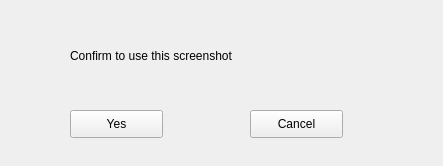
<?xml version="1.0" encoding="UTF-8"?>
<ui version="4.0">
 <class>Form</class>
 <widget class="QWidget" name="Form">
  <property name="geometry">
   <rect>
    <x>0</x>
    <y>0</y>
    <width>443</width>
    <height>166</height>
   </rect>
  </property>
  <property name="windowTitle">
   <string>Form</string>
  </property>
  <widget class="QPushButton" name="btn_Yes">
   <property name="geometry">
    <rect>
     <x>70</x>
     <y>110</y>
     <width>93</width>
     <height>28</height>
    </rect>
   </property>
   <property name="text">
    <string>Yes</string>
   </property>
  </widget>
  <widget class="QPushButton" name="btn_Cancel">
   <property name="geometry">
    <rect>
     <x>250</x>
     <y>110</y>
     <width>93</width>
     <height>28</height>
    </rect>
   </property>
   <property name="text">
    <string>Cancel</string>
   </property>
  </widget>
  <widget class="QLabel" name="label">
   <property name="geometry">
    <rect>
     <x>70</x>
     <y>40</y>
     <width>271</width>
     <height>31</height>
    </rect>
   </property>
   <property name="text">
    <string>Confirm to use this screenshot</string>
   </property>
   <property name="textFormat">
    <enum>Qt::AutoText</enum>
   </property>
  </widget>
 </widget>
 <resources/>
 <connections/>
</ui>
